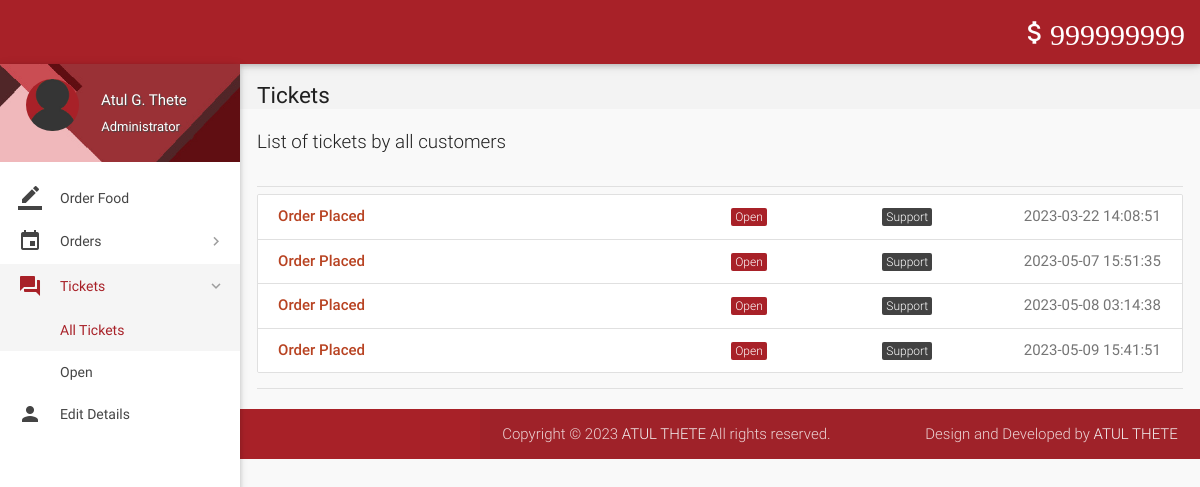
Page /all-tickets.php (signed in) on the committed database.
### tables this page shows
CREATE TABLE `wallet_details` (
  `id` int(11) NOT NULL,
  `wallet_id` int(11) NOT NULL,
  `number` varchar(16) NOT NULL,
  `cvv` int(3) NOT NULL,
  `balance` int(11) NOT NULL DEFAULT 2000
);

CREATE TABLE `tickets` (
  `id` int(11) NOT NULL,
  `poster_id` int(11) NOT NULL,
  `subject` varchar(100) NOT NULL,
  `description` varchar(3000) NOT NULL,
  `status` varchar(8) NOT NULL DEFAULT 'Open',
  `type` varchar(30) NOT NULL DEFAULT 'Others',
  `date` datetime NOT NULL DEFAULT current_timestamp(),
  `deleted` tinyint(4) NOT NULL DEFAULT 0
);

### includes/wallet.php (called while the page is built)
<?php
$user_id=$_SESSION['user_id'];
$sql = mysqli_query($con, "SELECT * FROM wallet where customer_id = $user_id");
while($row1 = mysqli_fetch_array($sql)){
$wallet_id = $row1['id'];
}
$sql = mysqli_query($con, "SELECT * FROM wallet_details where wallet_id = $wallet_id");
while($row1 = mysqli_fetch_array($sql)){
$balance = $row1['balance'];
}
?>

### includes/connect.php (called while the page is built, shortened)
<?php
$name = $_SESSION['name'];
$role = $_SESSION['role'];
?>

### all-tickets.php (the view, shortened to what this page needs)
<?php
include 'includes/connect.php';
include 'includes/wallet.php';
	if($_SESSION['admin_sid']==session_id())
	{
		?>
<!DOCTYPE html>
<html lang="en">
<head>
  <link href="css/materialize.min.css" type="text/css" rel="stylesheet" media="screen,projection">
  <link href="css/style.min.css" type="text/css" rel="stylesheet" media="screen,projection">
  <link href="css/custom/custom.min.css" type="text/css" rel="stylesheet" media="screen,projection">
  <link href="js/plugins/perfect-scrollbar/perfect-scrollbar.css" type="text/css" rel="stylesheet" media="screen,projection">
  <link href="js/plugins/data-tables/css/jquery.dataTables.min.css" type="text/css" rel="stylesheet" media="screen,projection">
</head>
<body>
  <header id="header" class="page-topbar">
        <div class="navbar-fixed">
            <nav class="navbar-color">
                <div class="nav-wrapper">
                    <ul class="left">
                      <li><h1 class="logo-wrapper"><a href="index.php" class="brand-logo darken-1"><img src="images/materialize-logo.png" alt="logo"></a> <span class="logo-text">Logo</span></h1></li>
                    </ul>
                    <ul class="right hide-on-med-and-down">
                        <li><a href="#" class="waves-effect waves-block waves-light"><i class="mdi-editor-attach-money"><?php echo $balance;?></i></a>
                        </li>
                    </ul>
                </div>
            </nav>
        </div>
  </header>
  <div id="main">
    <div class="wrapper">
      <aside id="left-sidebar-nav">
        <ul id="slide-out" class="side-nav fixed leftside-navigation">
            <li class="user-details cyan darken-2">
            <div class="row">
                <div class="col col s4 m4 l4">
                    <img src="images/avatar.jpg" alt="" class="circle responsive-img valign profile-image">
                </div>
                <div class="col col s8 m8 l8">
                    <a class="btn-flat dropdown-button waves-effect waves-light white-text profile-btn" href="#" data-activates="profile-dropdown"><?php echo $name;?> <i class="mdi-navigation-arrow-drop-down right"></i></a>
                    <p class="user-roal"><?php echo $role;?></p>
                </div>
            </div>
            </li>
            <li class="bold"><a href="index.php" class="waves-effect waves-cyan"><i class="mdi-editor-border-color"></i> Order Food</a>
            </li>
                <li class="no-padding">
                    <ul class="collapsible collapsible-accordion">
                        <li class="bold"><a class="collapsible-header waves-effect waves-cyan"><i class="mdi-editor-insert-invitation"></i> Orders</a>
                        </li>
                    </ul>
                </li>
                <li class="no-padding">
                    <ul class="collapsible collapsible-accordion">
                        <li class="bold"><a class="collapsible-header waves-effect waves-cyan active"><i class="mdi-action-question-answer"></i> Tickets</a>
                            <div class="collapsible-body">
                                <ul>
								<li class="<?php
								if(!isset($_GET['status'])){
										echo 'active';
									}?>
									"><a href="all-tickets.php">All Tickets</a>
                                </li>
								<?php
									$sql = mysqli_query($con, "SELECT DISTINCT status FROM tickets;");
									while($row = mysqli_fetch_array($sql)){
                                    echo '<li class='.(isset($_GET['status'])?($status == $_GET['status'] ? 'active' : ''): '').'><a href="all-tickets.php?status='.$row['status'].'">'.$row['status'].'</a>
                                    </li>';
									}
									?>
                                </ul>
                            </div>
                        </li>
                    </ul>
                </li>
            <li class="bold"><a href="details.php" class="waves-effect waves-cyan"><i class="mdi-social-person"></i> Edit Details</a>
            </li>
        </ul>
        </aside>
      <section id="content">
        <div id="breadcrumbs-wrapper">
          <div class="container">
            <div class="row">
              <div class="col s12 m12 l12">
                <h5 class="breadcrumbs-title">Tickets</h5>
              </div>
            </div>
          </div>
        </div>
        <div class="container">
          <p class="caption">List of tickets by all customers</p>
          <div class="divider"></div>
									<div id="work-collections">
									<ul id="projects-collection" class="collection">
								<?php
									if(isset($_GET['status'])){
										$status = $_GET['status'];
									}
									else{
										$status = '%';
									}
									$sql = mysqli_query($con, "SELECT * FROM tickets WHERE status LIKE '$status';");
									while($row = mysqli_fetch_array($sql)){
									echo'<a href="view-ticket-admin.php?id='.$row['id'].'"class="collection-item">
                                        <div class="row">
                                            <div class="col s6">
                                                <p class="collections-title">'.$row['subject'].'</p>
                                            </div>
                                            <div class="col s2">
                                            <span class="task-cat cyan">'.$row['status'].'</span></div>
                                            <div class="col s2">
                                            <span class="task-cat grey darken-3">'.$row['type'].'</span></div>
                                            <div class="col s2">
                                            <span class="badge">'.$row['date'].'</span></div>
                                        </div>
                                    </a>';
									}
									?>
									</ul>
									</div>
            <div class="divider"></div>
          </div>
    </div>
  <footer class="page-footer">
    <div class="footer-copyright">
      <div class="container">
        <span>Copyright © 2023  <a class="grey-text text-lighten-4" href="#" target="_blank">ATUL THETE</a> All rights reserved.</span>
        <span class="right"> Design and Developed by <a class="grey-text text-lighten-4" href="#">ATUL THETE</a></span>
        </div>
    </div>
  </footer>
</body>
</html>
<?php
	}
?>

### rows in the picture
wallet_details: balance "999999999"
tickets: subject "Order Placed", status "Open", type "Support", date "2023-03-22 14:08:51"
tickets: subject "Order Placed", status "Open", type "Support", date "2023-05-07 15:51:35"
tickets: subject "Order Placed", status "Open", type "Support", date "2023-05-08 03:14:38"
tickets: subject "Order Placed", status "Open", type "Support", date "2023-05-09 15:41:51"

### other values in the picture
$name "Atul G. Thete"
$role "Administrator"
$row['status'] "Open"
